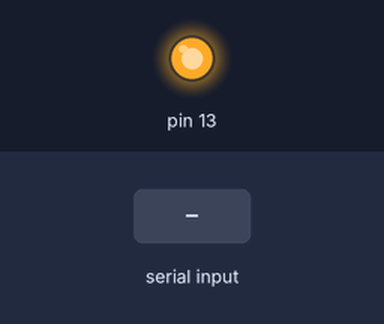
Recording of a sketch running on a simulated Arduino Mega 2560, built for the host (arithmetic inside an expression is 32-bit, double 64-bit). Parts: output pins drawn as LEDs (lit = HIGH). The test bench sets the inputs (shaded band). EEPROM starts erased; what the sketch prints to the serial monitor is not drawn.

Above: at 0.02 s.
At 1.2 s:
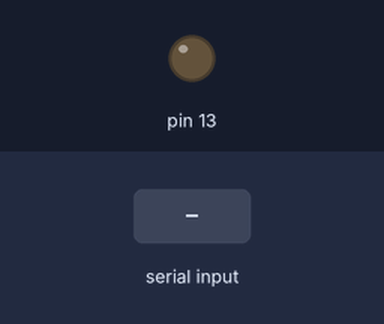
1.3 s: "t" received over Serial
2.8 s: "1" received over Serial
Timing chart, 0 to 5.8 s (numbered marks = the images above; inputs shaded):
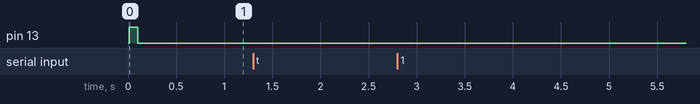

Measured:
- after the input at 1.3 s, every drawn part: stays the same
- after the input at 2.8 s, every drawn part: stays the same

The sketch:

dc26badgestorage.ino
```cpp
// stty -F /dev/ttyACM0 9600 raw -echo -echoe -echok -echoctl -echoke

#include <EEPROM.h>

#define SALT 0x6741a964

#define CHECK2_ADDR 0x0000
#define CHECK3_ADDR 0x0004
#define OFF2_ADDR 0x0008
#define OFF3_ADDR 0x000C
#define BUF2_ADDR 0x0030
#define BUF3_ADDR 0x418

#define BUF_LEN 1000

byte buf2[BUF_LEN]; // s2 buffer
byte buf3[BUF_LEN]; // s3 buffer

uint32_t off2 = 0; // s2 buffer offset
uint32_t off3 = 0; // s3 buffer offset
uint32_t last2 = 0; // s2 last persisted offset
uint32_t last3 = 0; // s3 last persisted offset
uint8_t got2 = 0, got3 = 0; // got s2, s3 message
unsigned long time2 = 0, time3 = 0; // last time s2, s3 data received

// THIS IS UNTESTED (see UNTESTED comments)

void setup() {
  // init serial
  Serial.begin(115200);
  Serial2.begin(9600);
  Serial3.begin(9600);

  pinMode(13, OUTPUT);

  // read buffers from EEPROM
  for (int i = 0; i < BUF_LEN; i++) {
    buf2[i] = EEPROM.read(BUF2_ADDR + i);
    buf3[i] = EEPROM.read(BUF3_ADDR + i);
  }

  // UNTESTED
  // read offsets from EEPROM
  uint32_t check2, check3;
  check2 = readInt(CHECK2_ADDR);
  check3 = readInt(CHECK3_ADDR);
  off2 = readInt(OFF2_ADDR);
  off3 = readInt(OFF3_ADDR);

  // verify offsets
  if (check2 != (SALT ^ off2) || check3 != (SALT ^ off3))
  {
    off2 = off3 = 0;
    writeInt(CHECK2_ADDR, SALT);
    writeInt(CHECK3_ADDR, SALT);
  }

  last2 = off2;
  last3 = off3;
}

uint8_t notify = 0;

uint32_t readInt(uint32_t addr)
{
  uint8_t b0, b1, b2, b3;
  b0 = EEPROM.read(addr+0);
  b1 = EEPROM.read(addr+1);
  b2 = EEPROM.read(addr+2);
  b3 = EEPROM.read(addr+3);

  return b3 << 24 | b2 << 16 | b1 << 8 | b0 << 0;
}

void writeInt(uint32_t addr, uint32_t value)
{
  EEPROM.write(addr+0, value >>  0 & 0xFF);
  EEPROM.write(addr+1, value >>  8 & 0xFF);
  EEPROM.write(addr+2, value >> 16 & 0xFF);
  EEPROM.write(addr+3, value >> 24 & 0xFF);
}

void loop() {
  if (!got2 && millis() - time2 > 10)
  {
    got2 = 1;

    if (notify)
      Serial.printf("[%.2f] Got a message from 2\n", (double)time2/1000);
  }

  if (!got3 && millis() - time3 > 10)
  {
    got3 = 1;

    if (notify)
      Serial.printf("[%.2f] Got a message from 3\n", (double)time3/1000);

    digitalWrite(13, 1);
  }

  if (got3)
    digitalWrite(13, millis() - time3 < 100);
  else
    digitalWrite(13, 0);

  while (Serial2.available() || Serial3.available())
  {
    if(Serial2.available())
    {
      buf2[off2++ % BUF_LEN] = Serial2.read();
      time2 = millis();
      got2 = 0;
    }
    if(Serial3.available())
    {
      buf3[off3++ % BUF_LEN] = Serial3.read();
      time3 = millis();
      got3 = 0;
    }
  }

  if (off2 > last2)
  {
    uint32_t addr = last2;
    EEPROM.write(BUF2_ADDR + (last2++ % BUF_LEN), buf2[addr % BUF_LEN]);

    writeInt(CHECK2_ADDR, SALT ^ last2);
    writeInt(OFF2_ADDR, last2);
  }

  if (off3 > last3)
  {
    uint32_t addr = last3;
    EEPROM.write(BUF3_ADDR + last3++ % BUF_LEN, buf3[addr % BUF_LEN]);

    writeInt(CHECK3_ADDR, SALT ^ last3);
    writeInt(OFF3_ADDR, last3);
  }

  if (Serial.available()) {
    int b = Serial.read();
    switch(b)
    {
      case 'm':
        notify = 0;
        break;

      case 'n':
        notify = 1;
        break;

      case 'c':
        for (int i = 0; i < BUF_LEN; i++) {
          buf2[i] = 0;
          buf3[i] = 0;
        }
        for (int i = 0; i < 0x2048; i++) {
          EEPROM.write(i, 0);
        }
        off2 = 0;
        off3 = 0;
        last2 = 0;
        last3 = 0;
        writeInt(CHECK2_ADDR, SALT);
        writeInt(CHECK3_ADDR, SALT);
        break;

      case 't':
        Serial.printf("%08x %08x %08x %08x\n", SALT ^ off2, SALT ^ off3, off2, off3);
        break;

      default:
        for (int i = CHECK2_ADDR; i < BUF2_ADDR; i++) {
          Serial.write(EEPROM.read(i));
        }
        for (int i = 0; i < BUF_LEN; i++) {
          Serial.write(buf2[i]);
        }
        for (int i = 0; i < BUF_LEN; i++) {
          Serial.write(buf3[i]);
        }
        break;
    }
  }
}
```
